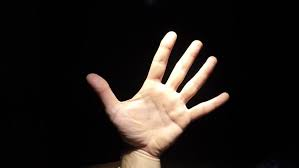
#> input picture OpenCV_python/hand2.jfif, 299 x 168 px
$ python hand_RecognaitionCode.py
#> lines starting #> are read from the running program, lines starting #| are printed output that depends on the picture; after the words box and inside, x2 and y2 are one past the last pixel; in counts of white or black regions, pixels touching at a corner belong together
import  cv2

hand = cv2.imread("hand2.jfif",0)
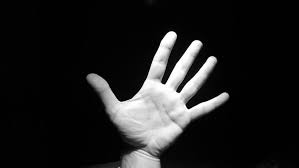
#> hand: shape (168, 299); min 0, max 255, mean 31
# threshold the hand image so that we get the foreground
#end of line [1] ret value
thresh = cv2.threshold(hand,70 ,255, cv2.THRESH_BINARY)[1]
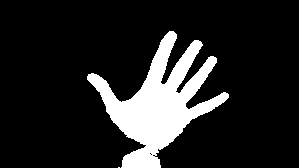
#> thresh: shape (168, 299); 14.4% white; 2 white regions (1 under 20 px)
# get the contours in the thresholded image
coutours,_ = cv2.findContours(thresh.copy(), cv2.RETR_EXTERNAL, cv2.CHAIN_APPROX_SIMPLE)
#> coutours = 2 contours, 1 with area under 20; largest, box (x1, y1, x2, y2) and area: (87, 31, 229, 168) 6905
hull = [cv2.convexHull(c) for c in coutours]
#> hull = 2 contours, 1 with area under 20; largest, box (x1, y1, x2, y2) and area: (87, 31, 229, 168) 12548

final = cv2.drawContours(hand, hull, -1, (255,0,0))

cv2.imshow("Real Image", hand)
cv2.waitKey(0)
# show the thresholded image
cv2.imshow("Thteshold", thresh)
cv2.waitKey(0)
cv2.imshow("convexhull", final)
cv2.waitKey(0)
# free up memory
cv2.destroyAllWindows()
